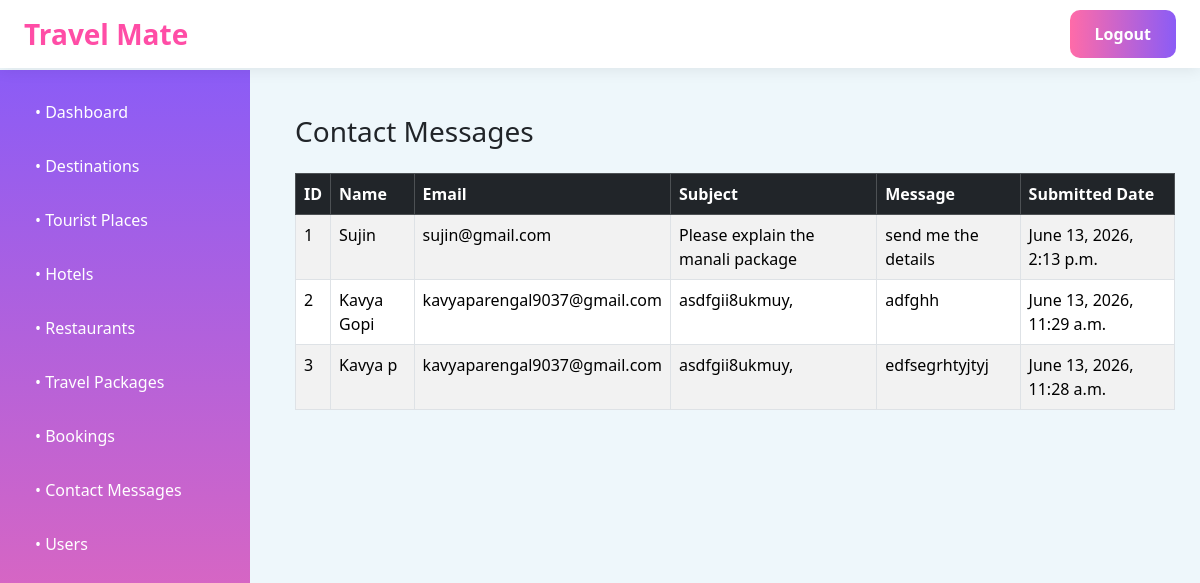
/view_contact_messages/, run on the app's committed database.
### travelmate/models.py (models this page shows, shortened)
class Contact(models.Model):
    name = models.CharField(max_length=100)
    email = models.EmailField()
    subject = models.CharField(max_length=200)
    message = models.TextField()
    created_at = models.DateTimeField(auto_now_add=True)

### travelmate/views.py (the view)
# urls.py: path('view_contact_messages/', views.view_contact_messages, name='view_contact_messages'),
def view_contact_messages(request):
    contacts = Contact.objects.all().order_by('-created_at')
    return render(
        request,'adminPage/view_contact.html',{'contacts': contacts})

### travelmate/templates/adminPage/view_contact.html (shortened to what this page needs)
{% extends 'adminPage/admin_base.html' %}
{% load static %}
{% block content %}
<div class="main-content">
    <h3 class="mb-4">Contact Messages</h3>
    <div class="table-responsive">
        <table class="table table-striped table-bordered">
            <thead class="table-dark">
                <tr>
                    <th>ID</th>
                    <th>Name</th>
                    <th>Email</th>
                    <th>Subject</th>
                    <th>Message</th>
                    <th>Submitted Date</th>
                </tr>
            </thead>
            <tbody>
                {% for contact in contacts %}
                <tr>
                    <td>{{ forloop.counter }}</td>
                    <td>{{ contact.name }}</td>
                    <td>{{ contact.email }}</td>
                    <td>{{ contact.subject }}</td>
                    <td>{{ contact.message }}</td>
                    <td>{{ contact.created_at }}</td>
                </tr>
                {% empty %}
                <tr>
                    <td colspan="6" class="text-center">
                        No messages found.
                    </td>
                </tr>
                {% endfor %}
            </tbody>
        </table>
    </div>
</div>
{% endblock %}

### travelmate/static/css/admin_base.css (style rules this page uses)
body { background:#eef7fb; font-family:'Segoe UI',sans-serif; }
.main-content { margin-left: 270px; margin-top: 90px; padding: 25px; }

### data on the page
Contact: name "Sujin", email "sujin@gmail.com", subject "Please explain the manali package", message "send me the details", created_at "June 13, 2026, 2:13 p.m."
Contact: name "Kavya Gopi", email "kavyaparengal9037@gmail.com", subject "asdfgii8ukmuy,", message "adfghh", created_at "June 13, 2026, 11:29 a.m."
Contact: name "Kavya p", email "kavyaparengal9037@gmail.com", subject "asdfgii8ukmuy,", message "edfsegrhtyjtyj", created_at "June 13, 2026, 11:28 a.m."
